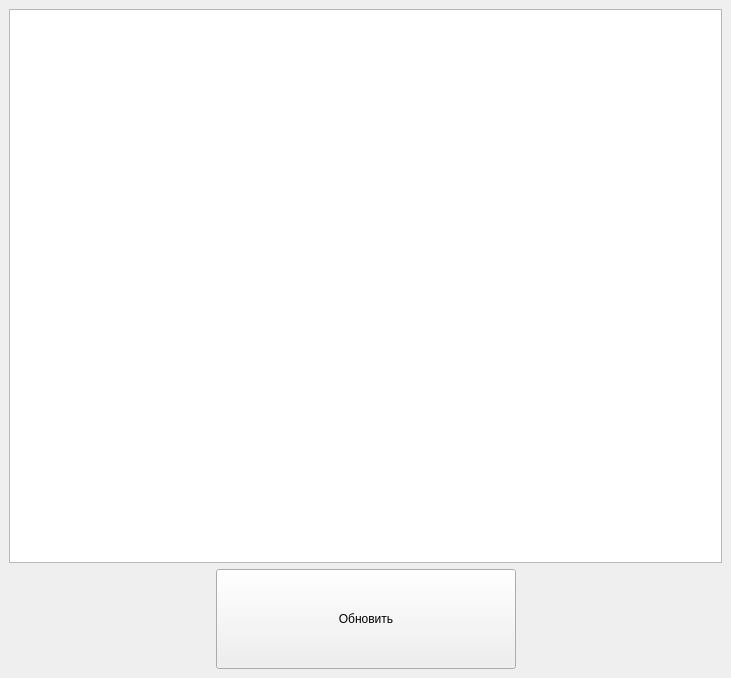
<?xml version="1.0" encoding="UTF-8"?>
<ui version="4.0">
 <class>MainWindow</class>
 <widget class="QMainWindow" name="MainWindow">
  <property name="geometry">
   <rect>
    <x>0</x>
    <y>0</y>
    <width>731</width>
    <height>678</height>
   </rect>
  </property>
  <property name="windowTitle">
   <string>Эспрессо</string>
  </property>
  <widget class="QWidget" name="centralwidget">
   <layout class="QVBoxLayout" name="verticalLayout">
    <item>
     <widget class="QTableWidget" name="tableWidget"/>
    </item>
    <item>
     <layout class="QHBoxLayout" name="horizontalLayout">
      <property name="leftMargin">
       <number>0</number>
      </property>
      <property name="topMargin">
       <number>0</number>
      </property>
      <item>
       <spacer name="horizontalSpacer">
        <property name="orientation">
         <enum>Qt::Horizontal</enum>
        </property>
        <property name="sizeHint" stdset="0">
         <size>
          <width>40</width>
          <height>20</height>
         </size>
        </property>
       </spacer>
      </item>
      <item>
       <widget class="QPushButton" name="pushButton">
        <property name="minimumSize">
         <size>
          <width>300</width>
          <height>100</height>
         </size>
        </property>
        <property name="maximumSize">
         <size>
          <width>300</width>
          <height>16777215</height>
         </size>
        </property>
        <property name="text">
         <string>Обновить</string>
        </property>
       </widget>
      </item>
      <item>
       <spacer name="horizontalSpacer_2">
        <property name="orientation">
         <enum>Qt::Horizontal</enum>
        </property>
        <property name="sizeHint" stdset="0">
         <size>
          <width>40</width>
          <height>20</height>
         </size>
        </property>
       </spacer>
      </item>
     </layout>
    </item>
   </layout>
  </widget>
 </widget>
 <resources/>
 <connections/>
</ui>
